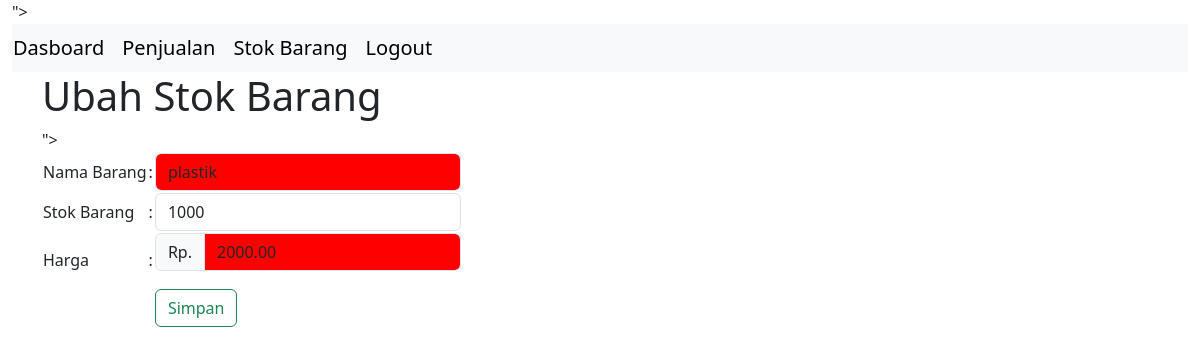
Screenshot of /petugas/v_ubah_barang.php?id_barang=5 (signed in) with the database file from the repository.
### tables this page shows
CREATE TABLE `tb_barang` (
  `id_barang` int(11) NOT NULL,
  `nama_barang` varchar(255) NOT NULL,
  `stok_barang` int(11) NOT NULL,
  `harga_barang` decimal(10,2) NOT NULL
);

### petugas/v_ubah_barang.php (the view, shortened to what this page needs)
<!DOCTYPE html>
<html lang="en">
<head>
  <link rel="stylesheet" href="https://cdn.jsdelivr.net/npm/bootstrap@5.3.3/dist/css/bootstrap.min.css">
</head>
<body>
  <?php include "navbar.php" ?>
  <div class="container">
  <h1>Ubah Stok Barang</h1>
  <?php
  include "../config.php";
  $id_barang = $_GET['id_barang'];
  $sql = mysqli_query($koneksi, "SELECT * FROM tb_barang WHERE id_barang='$id_barang'");
  $barang = mysqli_fetch_assoc($sql);
  ?>
  <form action="m_ubah_barang.php" method="post">
    <table>
      <tr>
        <td>Nama Barang</td>
        <td>:</td>
        <td><input type="text" name="nama_barang" id=""class="form-control" value="<?= $barang['nama_barang'] ?>" readonly style="background-color: red;"></td>
      </tr>
      <tr>
        <td>Stok Barang</td>
        <td>:</td>
        <td><input type="text" name="stok_barang" id=""class="form-control" value="<?= $barang['stok_barang'] ?>"></td>
      </tr>
      <tr>
        <td>Harga</td>
        <td>:</td>
        <td><div class="input-group mb-3">
                            <span class="input-group-text">Rp.</span>
                            <input type="text" class="form-control" name="harga_barang"  value="<?=$barang['harga_barang']?>"readonly style="background-color: red;">
                    </div></td>
      </tr>
      <tr>
        <td></td>
        <td></td>
        <td><input type="submit" value="Simpan" class="btn btn-outline-success"></td>
      </tr>
    </table>
  </form>
  </div>
</body>
</html>

### rows the page displays
tb_barang: nama_barang "plastik", stok_barang "1000", harga_barang "2000.00"
